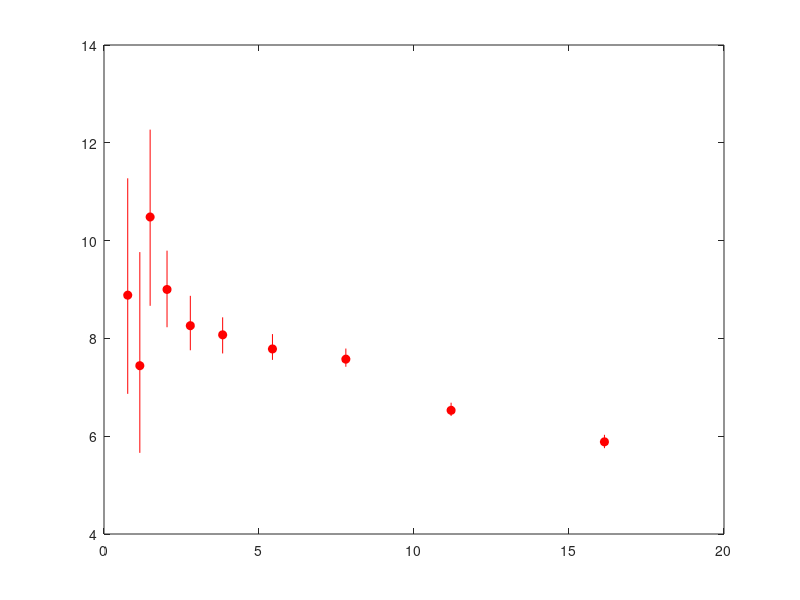

Recreate this plot in MATLAB. (Note: this script raises an error after producing the figure.)
%function plotQypts;
%
% just does shit

pathh='.';

%% LUX 2015 preliminary
x=[ 0.7654    1.1556    1.4881    2.0331    2.7844    3.8275    5.4339     7.8016   11.1963   16.1432];
y=[ 8.8842    7.4423   10.4829    9.0010    8.2603    8.0731    7.7844     7.5754    6.5290    5.8848];
h=plot(x,y,'ro');set(h,'markerf','r');hold on;
plot([x ; x],[y-[2.0179    1.7826    1.8164    0.7728    0.5029    0.3807    0.2231    0.1552    0.1163    0.1294 ]; y+[ 2.3897    2.3226    1.7866    0.7933    0.6103    0.3576    0.3035     0.2171    0.1559    0.1436]],'r-');
%%% plot Yale Qy
c1 = [0.2 0.5 0.9];
load([pathh '/dataFiles/yale_Qy.mat']);
	for ii=1:length(yale.Enr)
		h=plot(yale.Enr(ii)+[-yale.Enr_err(ii) +yale.Enr_err(ii)] , yale.Qy(ii)*[1 1] , 'b-');set(h,'Color',c1);
		hold on;
		h=plot(yale.Enr(ii)*[1 1] , yale.Qy(ii)+[-yale.Qy_err(ii) +yale.Qy_err(ii)] , 'b-');set(h,'Color',c1);
	end
	h=plot(yale.Enr , yale.Qy , 'bp','markerSize',14); set(h,'markerEdgeColor',c1,'markerFaceColor',[1 1 1]);

%%% plot XENON10 Qy
switch -1 % use 0 !!
case 0
	load([pathh '/dataFiles/2009_XENON10_NR_Qy_multipleScatterMethod.mat']);
	h=erb(Q.Er,Q.Qy,[Q.Qy_err_m Q.Qy_err_p],'k.');
	hold on;
	h=plot(Q.Er,Q.Qy,'kv','markers',10,'markerFaceColor',[1 1 1]);
case 1			
	load([pathh './dataFiles/2009_XENON10_NR_Qy.mat']);
	[tmp_leff_1,tmp_Er_1]=getLeff(Q.keVr,'XENON10');
	%[tmp_leff_2,tmp_Er_2]=getLeff(Q.keVr,'XENON10_2010_db8');
	[tmp_leff_2,tmp_Er_2]=getLeff(Q.keVr,'XENON10'); % no change from published version

	h=erb(Q.keVr.*tmp_leff_1./tmp_leff_2,Q.Qy,Q.Qy_err,'k.');
	hold on;
	h=plot(Q.keVr.*tmp_leff_1./tmp_leff_2,Q.Qy,'kv');set(h,'markers',10,'markerFaceColor',[1 1 1]*0);
end

if 1 % PRL 97 081302 (2006) data
	nevis.x = [25 35 45 55 75 105 115];
	nevis.yl = [4.70 4.00 3.60 3.37 2.9 2.5 2.35];
	nevis.yh = [5.45 4.40 3.90 3.62 3.2 2.7 2.57];
	cwru.x = [35 45 55 75 105 115];
	cwru.yl = [3.40 3.20 2.91 2.55 2.25 2.04];
	cwru.yh = [3.70 3.40 3.20 2.80 2.4 2.17];
	ms = 7;
	%h=plot( nevis.x , nevis.yl , 'ko','markerFaceColor','k');set(h,'markers',ms);
	h=plot( nevis.x , nevis.yh , 'ks','markerFaceColor','k');set(h,'markers',ms);
	h=plot( cwru.x , cwru.yl , 'ko');	set(h,'markers',ms);
	%h=plot( cwru.x , cwru.yh , 'ks');	set(h,'markers',ms);
	%leg{end+1} = 'Phys. Rev. Lett. 081302 (2006)'; hleg(end+1) = h;
end

